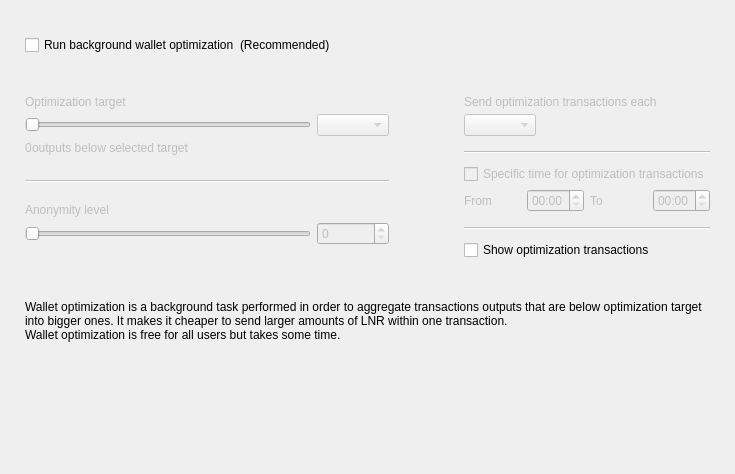
<?xml version="1.0" encoding="UTF-8"?>
<ui version="4.0">
 <class>OptimizationOptionsFrame</class>
 <widget class="QFrame" name="OptimizationOptionsFrame">
  <property name="geometry">
   <rect>
    <x>0</x>
    <y>0</y>
    <width>735</width>
    <height>474</height>
   </rect>
  </property>
  <property name="windowTitle">
   <string>Frame</string>
  </property>
  <property name="frameShape">
   <enum>QFrame::NoFrame</enum>
  </property>
  <property name="frameShadow">
   <enum>QFrame::Raised</enum>
  </property>
  <layout class="QVBoxLayout" name="verticalLayout">
   <property name="spacing">
    <number>0</number>
   </property>
   <property name="leftMargin">
    <number>25</number>
   </property>
   <property name="topMargin">
    <number>35</number>
   </property>
   <property name="rightMargin">
    <number>25</number>
   </property>
   <property name="bottomMargin">
    <number>0</number>
   </property>
   <item>
    <layout class="QHBoxLayout" name="horizontalLayout_2">
     <item>
      <widget class="QCheckBox" name="m_enableOptimizationCheck">
       <property name="text">
        <string>Run background wallet optimization</string>
       </property>
      </widget>
     </item>
     <item>
      <widget class="WalletGui::WalletNormalGrayTextLabel" name="label_8">
       <property name="text">
        <string>(Recommended)</string>
       </property>
      </widget>
     </item>
     <item>
      <spacer name="horizontalSpacer">
       <property name="orientation">
        <enum>Qt::Horizontal</enum>
       </property>
       <property name="sizeHint" stdset="0">
        <size>
         <width>40</width>
         <height>20</height>
        </size>
       </property>
      </spacer>
     </item>
    </layout>
   </item>
   <item>
    <spacer name="verticalSpacer_2">
     <property name="orientation">
      <enum>Qt::Vertical</enum>
     </property>
     <property name="sizeType">
      <enum>QSizePolicy::Fixed</enum>
     </property>
     <property name="sizeHint" stdset="0">
      <size>
       <width>20</width>
       <height>40</height>
      </size>
     </property>
    </spacer>
   </item>
   <item>
    <widget class="QWidget" name="m_optimizationOptionsWidget" native="true">
     <property name="enabled">
      <bool>true</bool>
     </property>
     <layout class="QHBoxLayout" name="horizontalLayout">
      <property name="spacing">
       <number>75</number>
      </property>
      <property name="leftMargin">
       <number>0</number>
      </property>
      <property name="topMargin">
       <number>0</number>
      </property>
      <property name="rightMargin">
       <number>0</number>
      </property>
      <property name="bottomMargin">
       <number>0</number>
      </property>
      <item alignment="Qt::AlignTop">
       <widget class="QWidget" name="widget1" native="true">
        <property name="enabled">
         <bool>false</bool>
        </property>
        <layout class="QGridLayout" name="gridLayout" columnstretch="50,0,0,0">
         <property name="leftMargin">
          <number>0</number>
         </property>
         <property name="topMargin">
          <number>0</number>
         </property>
         <property name="rightMargin">
          <number>0</number>
         </property>
         <property name="bottomMargin">
          <number>0</number>
         </property>
         <property name="verticalSpacing">
          <number>5</number>
         </property>
         <item row="0" column="0" colspan="4">
          <widget class="WalletGui::WalletNormalBlackTextLabel" name="label_5">
           <property name="text">
            <string>Optimization target</string>
           </property>
           <property name="indent">
            <number>0</number>
           </property>
          </widget>
         </item>
         <item row="4" column="0" colspan="4">
          <spacer name="verticalSpacer_3">
           <property name="orientation">
            <enum>Qt::Vertical</enum>
           </property>
           <property name="sizeType">
            <enum>QSizePolicy::Fixed</enum>
           </property>
           <property name="sizeHint" stdset="0">
            <size>
             <width>20</width>
             <height>20</height>
            </size>
           </property>
          </spacer>
         </item>
         <item row="1" column="0" colspan="3">
          <widget class="QSlider" name="m_thresholdSlider">
           <property name="maximum">
            <number>6</number>
           </property>
           <property name="pageStep">
            <number>1</number>
           </property>
           <property name="orientation">
            <enum>Qt::Horizontal</enum>
           </property>
          </widget>
         </item>
         <item row="1" column="3">
          <widget class="QComboBox" name="m_thresholdCombo"/>
         </item>
         <item row="5" column="0" colspan="4">
          <widget class="Line" name="line">
           <property name="orientation">
            <enum>Qt::Horizontal</enum>
           </property>
          </widget>
         </item>
         <item row="6" column="0" colspan="4">
          <spacer name="verticalSpacer_4">
           <property name="orientation">
            <enum>Qt::Vertical</enum>
           </property>
           <property name="sizeType">
            <enum>QSizePolicy::Fixed</enum>
           </property>
           <property name="sizeHint" stdset="0">
            <size>
             <width>20</width>
             <height>15</height>
            </size>
           </property>
          </spacer>
         </item>
         <item row="8" column="3">
          <widget class="QSpinBox" name="m_mixinSpin">
           <property name="buttonSymbols">
            <enum>QAbstractSpinBox::UpDownArrows</enum>
           </property>
          </widget>
         </item>
         <item row="7" column="0" colspan="4">
          <widget class="WalletGui::WalletNormalBlackTextLabel" name="label_7">
           <property name="text">
            <string>Anonymity level</string>
           </property>
           <property name="indent">
            <number>0</number>
           </property>
          </widget>
         </item>
         <item row="8" column="0" colspan="3">
          <widget class="QSlider" name="m_mixinSlider">
           <property name="pageStep">
            <number>1</number>
           </property>
           <property name="orientation">
            <enum>Qt::Horizontal</enum>
           </property>
          </widget>
         </item>
         <item row="2" column="0" colspan="4">
          <spacer name="verticalSpacer_12">
           <property name="orientation">
            <enum>Qt::Vertical</enum>
           </property>
           <property name="sizeType">
            <enum>QSizePolicy::Fixed</enum>
           </property>
           <property name="sizeHint" stdset="0">
            <size>
             <width>20</width>
             <height>0</height>
            </size>
           </property>
          </spacer>
         </item>
         <item row="3" column="0" colspan="4">
          <layout class="QHBoxLayout" name="horizontalLayout_3" stretch="0,1">
           <item>
            <widget class="QLabel" name="m_nonOptimizedOutputsLabel">
             <property name="text">
              <string>0</string>
             </property>
            </widget>
           </item>
           <item>
            <widget class="WalletGui::WalletNormalBlackTextLabel" name="m_nonOptimizedOutputsTextLabel">
             <property name="text">
              <string>outputs below selected target</string>
             </property>
            </widget>
           </item>
          </layout>
         </item>
        </layout>
       </widget>
      </item>
      <item>
       <layout class="QVBoxLayout" name="verticalLayout_3">
        <property name="spacing">
         <number>10</number>
        </property>
        <property name="rightMargin">
         <number>0</number>
        </property>
        <property name="bottomMargin">
         <number>0</number>
        </property>
        <item>
         <widget class="QWidget" name="widget2" native="true">
          <property name="enabled">
           <bool>false</bool>
          </property>
          <layout class="QGridLayout" name="gridLayout_2" columnstretch="0,0,0,0">
           <property name="leftMargin">
            <number>0</number>
           </property>
           <property name="topMargin">
            <number>0</number>
           </property>
           <property name="rightMargin">
            <number>0</number>
           </property>
           <property name="bottomMargin">
            <number>0</number>
           </property>
           <property name="verticalSpacing">
            <number>5</number>
           </property>
           <item row="2" column="0" colspan="2" alignment="Qt::AlignLeft">
            <widget class="QComboBox" name="m_periodCombo"/>
           </item>
           <item row="8" column="0">
            <widget class="WalletGui::WalletNormalBlackTextLabel" name="label_2">
             <property name="text">
              <string>From</string>
             </property>
            </widget>
           </item>
           <item row="8" column="1">
            <widget class="QTimeEdit" name="m_startTimeEdit">
             <property name="enabled">
              <bool>false</bool>
             </property>
             <property name="displayFormat">
              <string>HH:mm</string>
             </property>
            </widget>
           </item>
           <item row="8" column="2">
            <widget class="WalletGui::WalletNormalBlackTextLabel" name="label_3">
             <property name="text">
              <string>To</string>
             </property>
            </widget>
           </item>
           <item row="8" column="3">
            <widget class="QTimeEdit" name="m_stopTimeEdit">
             <property name="enabled">
              <bool>false</bool>
             </property>
             <property name="displayFormat">
              <string>HH:mm</string>
             </property>
            </widget>
           </item>
           <item row="6" column="0" colspan="4">
            <widget class="QCheckBox" name="m_optimizationTimeCheck">
             <property name="text">
              <string>Specific time for optimization transactions</string>
             </property>
            </widget>
           </item>
           <item row="4" column="0" colspan="4">
            <widget class="Line" name="line_2">
             <property name="orientation">
              <enum>Qt::Horizontal</enum>
             </property>
            </widget>
           </item>
           <item row="0" column="0" colspan="4">
            <widget class="WalletGui::WalletNormalBlackTextLabel" name="label_4">
             <property name="text">
              <string>Send optimization transactions each</string>
             </property>
             <property name="indent">
              <number>0</number>
             </property>
            </widget>
           </item>
           <item row="7" column="0" colspan="4">
            <spacer name="verticalSpacer_8">
             <property name="orientation">
              <enum>Qt::Vertical</enum>
             </property>
             <property name="sizeType">
              <enum>QSizePolicy::Fixed</enum>
             </property>
             <property name="sizeHint" stdset="0">
              <size>
               <width>20</width>
               <height>0</height>
              </size>
             </property>
            </spacer>
           </item>
           <item row="3" column="0" colspan="4">
            <spacer name="verticalSpacer_6">
             <property name="orientation">
              <enum>Qt::Vertical</enum>
             </property>
             <property name="sizeType">
              <enum>QSizePolicy::Fixed</enum>
             </property>
             <property name="sizeHint" stdset="0">
              <size>
               <width>20</width>
               <height>10</height>
              </size>
             </property>
            </spacer>
           </item>
           <item row="10" column="0" colspan="4">
            <widget class="Line" name="line_3">
             <property name="orientation">
              <enum>Qt::Horizontal</enum>
             </property>
            </widget>
           </item>
           <item row="1" column="0" colspan="4">
            <spacer name="verticalSpacer_5">
             <property name="orientation">
              <enum>Qt::Vertical</enum>
             </property>
             <property name="sizeType">
              <enum>QSizePolicy::Fixed</enum>
             </property>
             <property name="sizeHint" stdset="0">
              <size>
               <width>20</width>
               <height>0</height>
              </size>
             </property>
            </spacer>
           </item>
           <item row="5" column="0" colspan="4">
            <spacer name="verticalSpacer_7">
             <property name="orientation">
              <enum>Qt::Vertical</enum>
             </property>
             <property name="sizeType">
              <enum>QSizePolicy::Fixed</enum>
             </property>
             <property name="sizeHint" stdset="0">
              <size>
               <width>20</width>
               <height>5</height>
              </size>
             </property>
            </spacer>
           </item>
           <item row="9" column="0" colspan="4">
            <spacer name="verticalSpacer_10">
             <property name="orientation">
              <enum>Qt::Vertical</enum>
             </property>
             <property name="sizeType">
              <enum>QSizePolicy::Fixed</enum>
             </property>
             <property name="sizeHint" stdset="0">
              <size>
               <width>20</width>
               <height>10</height>
              </size>
             </property>
            </spacer>
           </item>
          </layout>
         </widget>
        </item>
        <item>
         <widget class="QCheckBox" name="m_showFusionTransactionsCheck">
          <property name="enabled">
           <bool>true</bool>
          </property>
          <property name="text">
           <string>Show optimization transactions</string>
          </property>
         </widget>
        </item>
       </layout>
      </item>
     </layout>
    </widget>
   </item>
   <item>
    <spacer name="verticalSpacer_11">
     <property name="orientation">
      <enum>Qt::Vertical</enum>
     </property>
     <property name="sizeType">
      <enum>QSizePolicy::Fixed</enum>
     </property>
     <property name="sizeHint" stdset="0">
      <size>
       <width>20</width>
       <height>40</height>
      </size>
     </property>
    </spacer>
   </item>
   <item>
    <widget class="WalletGui::WalletExtraNormalGrayTextLabel" name="m_helpLabel">
     <property name="text">
      <string>Wallet optimization is a background task performed in order to aggregate transactions outputs that are below optimization target into bigger ones. It makes it cheaper to send larger amounts of LNR within one transaction.
Wallet optimization is free for all users but takes some time.</string>
     </property>
     <property name="wordWrap">
      <bool>true</bool>
     </property>
    </widget>
   </item>
   <item>
    <spacer name="verticalSpacer">
     <property name="orientation">
      <enum>Qt::Vertical</enum>
     </property>
     <property name="sizeHint" stdset="0">
      <size>
       <width>20</width>
       <height>40</height>
      </size>
     </property>
    </spacer>
   </item>
  </layout>
 </widget>
 <customwidgets>
  <customwidget>
   <class>WalletGui::WalletNormalGrayTextLabel</class>
   <extends>QLabel</extends>
   <header>Gui/Common/WalletTextLabel.h</header>
  </customwidget>
  <customwidget>
   <class>WalletGui::WalletNormalBlackTextLabel</class>
   <extends>QLabel</extends>
   <header>Gui/Common/WalletTextLabel.h</header>
  </customwidget>
  <customwidget>
   <class>WalletGui::WalletExtraNormalGrayTextLabel</class>
   <extends>QLabel</extends>
   <header>Gui/Common/WalletTextLabel.h</header>
  </customwidget>
 </customwidgets>
 <resources/>
 <connections>
  <connection>
   <sender>m_enableOptimizationCheck</sender>
   <signal>toggled(bool)</signal>
   <receiver>widget1</receiver>
   <slot>setEnabled(bool)</slot>
   <hints>
    <hint type="sourcelabel">
     <x>147</x>
     <y>47</y>
    </hint>
    <hint type="destinationlabel">
     <x>176</x>
     <y>204</y>
    </hint>
   </hints>
  </connection>
  <connection>
   <sender>m_thresholdSlider</sender>
   <signal>valueChanged(int)</signal>
   <receiver>OptimizationOptionsFrame</receiver>
   <slot>thresholdChanged(int)</slot>
   <hints>
    <hint type="sourcelabel">
     <x>116</x>
     <y>139</y>
    </hint>
    <hint type="destinationlabel">
     <x>355</x>
     <y>194</y>
    </hint>
   </hints>
  </connection>
  <connection>
   <sender>m_mixinSlider</sender>
   <signal>valueChanged(int)</signal>
   <receiver>OptimizationOptionsFrame</receiver>
   <slot>mixinChanged(int)</slot>
   <hints>
    <hint type="sourcelabel">
     <x>116</x>
     <y>240</y>
    </hint>
    <hint type="destinationlabel">
     <x>367</x>
     <y>236</y>
    </hint>
   </hints>
  </connection>
  <connection>
   <sender>m_optimizationTimeCheck</sender>
   <signal>toggled(bool)</signal>
   <receiver>m_startTimeEdit</receiver>
   <slot>setEnabled(bool)</slot>
   <hints>
    <hint type="sourcelabel">
     <x>543</x>
     <y>179</y>
    </hint>
    <hint type="destinationlabel">
     <x>501</x>
     <y>207</y>
    </hint>
   </hints>
  </connection>
  <connection>
   <sender>m_optimizationTimeCheck</sender>
   <signal>toggled(bool)</signal>
   <receiver>m_stopTimeEdit</receiver>
   <slot>setEnabled(bool)</slot>
   <hints>
    <hint type="sourcelabel">
     <x>543</x>
     <y>179</y>
    </hint>
    <hint type="destinationlabel">
     <x>643</x>
     <y>207</y>
    </hint>
   </hints>
  </connection>
  <connection>
   <sender>m_mixinSpin</sender>
   <signal>valueChanged(int)</signal>
   <receiver>OptimizationOptionsFrame</receiver>
   <slot>mixinChanged(int)</slot>
   <hints>
    <hint type="sourcelabel">
     <x>273</x>
     <y>271</y>
    </hint>
    <hint type="destinationlabel">
     <x>367</x>
     <y>236</y>
    </hint>
   </hints>
  </connection>
  <connection>
   <sender>m_thresholdCombo</sender>
   <signal>currentIndexChanged(int)</signal>
   <receiver>OptimizationOptionsFrame</receiver>
   <slot>thresholdChanged(int)</slot>
   <hints>
    <hint type="sourcelabel">
     <x>270</x>
     <y>139</y>
    </hint>
    <hint type="destinationlabel">
     <x>367</x>
     <y>236</y>
    </hint>
   </hints>
  </connection>
  <connection>
   <sender>m_enableOptimizationCheck</sender>
   <signal>toggled(bool)</signal>
   <receiver>widget2</receiver>
   <slot>setEnabled(bool)</slot>
   <hints>
    <hint type="sourcelabel">
     <x>158</x>
     <y>48</y>
    </hint>
    <hint type="destinationlabel">
     <x>556</x>
     <y>197</y>
    </hint>
   </hints>
  </connection>
 </connections>
 <slots>
  <slot>thresholdChanged(int)</slot>
  <slot>mixinChanged(int)</slot>
 </slots>
</ui>
